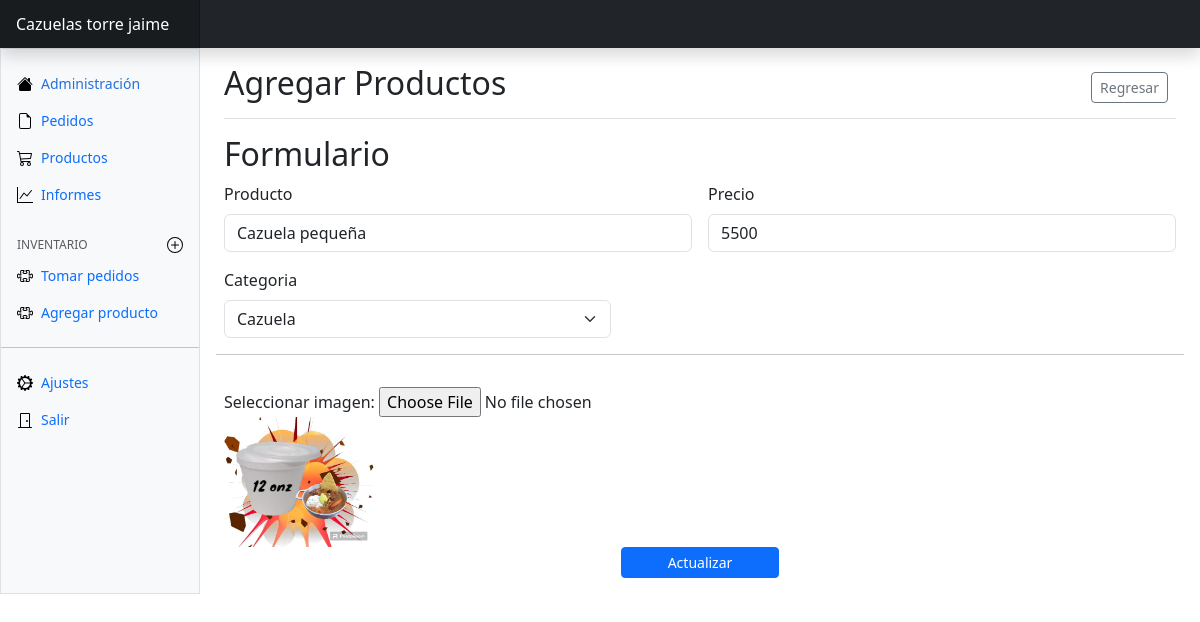
Screenshot of /modificar/1 (signed in) with the database file from the repository.
### productos/models.py (models this page shows, shortened)
class Producto(models.Model):
    producto = models.CharField(max_length=250)
    precio = models.FloatField()
    imagen = models.ImageField(upload_to="productos", null=True)
    categoria = models.ForeignKey(Categoria, on_delete=models.CASCADE)
    stock = models.IntegerField()

### productos/views.py (the view)
# urls.py: path('modificar/<int:producto_id>', views.modificar, name="modificar"),
@login_required
def modificar(request, producto_id):
    producto = get_object_or_404(Producto, id=producto_id)
    if request.method == 'POST':
        form = ProductoForm(request.POST, request.FILES, instance=producto)
        if form.is_valid():
            form.save()
            return HttpResponseRedirect('/productos/')
    else:
        form = ProductoForm(instance=producto)
    return render(
        request,
        'panel/producto/modificar.html',
        context={'form': form, 'producto': producto}
    )

### productos/forms.py
class ProductoForm(ModelForm):
    class Meta:
        model = Producto
        fields = ('producto', 'precio', 'imagen', 'categoria', 'stock')
        widgets = {
            'precio': forms.NumberInput(attrs={'step': 'any'}),
        }

### productos/templates/panel/producto/modificar.html (shortened to what this page needs)
{% extends 'panel/admin.html' %}
{% block content %}
<main class="col-md-9 ms-sm-auto col-lg-10 px-md-4">
    <div
        class="d-flex justify-content-between flex-wrap flex-md-nowrap align-items-center pt-3 pb-2 mb-3 border-bottom">
        <h1 class="h2">Agregar Productos</h1>
        <div class="btn-toolbar mb-2 mb-md-0">
            <div class="btn-group me-2">
                <a href="{% url 'productos:productos' %}"><button type="button"
                        class="btn btn-sm btn-outline-secondary">Regresar</button></a>
            </div>
        </div>
    </div>
    <h2>Formulario</h2>
    <form novalidate action="" method="post" enctype="multipart/form-data">
        <div class="row g-3">
            <div class="col-sm-6">
                <label for="id_producto" class="form-label">Producto</label>
                <input type="text" value="{{ form.instance.producto }}" name="producto" class="form-control" required
                    id="id_producto">
            </div>
            <div class="col-sm-6">
                <label for="id_precio" class="form-label">Precio</label>
                <input type="number" value="{{ form.instance.precio|floatformat:"-2" }}" name="precio" class="form-control" required id="id_precio">
            </div>
            <div class="col-md-5">
                <label for="id_categoria" class="form-label">Categoria</label>
                <select class="form-select" name="categoria" required id="id_categoria">
                    <option value="1" {% if form.instance.categoria_id == 1 %}selected{% endif %}>Cazuela</option>
                </select>
            </div>
            <hr>
            <div class="form-row field-imagen">
                <div>
                    <label for="id_imagen">Seleccionar imagen:</label>
                    <input type="file" name="imagen" accept="image/*" id="id_imagen">
                    <div class="imagen">
                        {% if producto.imagen %}
                       <img src="{{ producto.imagen.url }}" alt="Imagen actual">
                        {% else %}
                        <p>No hay imagen disponible.</p>
                        {% endif %}
                    </div>
                </div>
            </div>
        </div>
        <div class="d-grid gap-2 col-2 mx-auto">
            <input class="btn btn-sm btn-primary btn-lg" value="Actualizar" type="submit">
        </div>
    </form>
</main>
</div>
</div>
{% endblock content %}

### rows the page displays
Producto: producto "Cazuela pequeña", precio "5500", categoria "Cazuela", imagen (picture)
